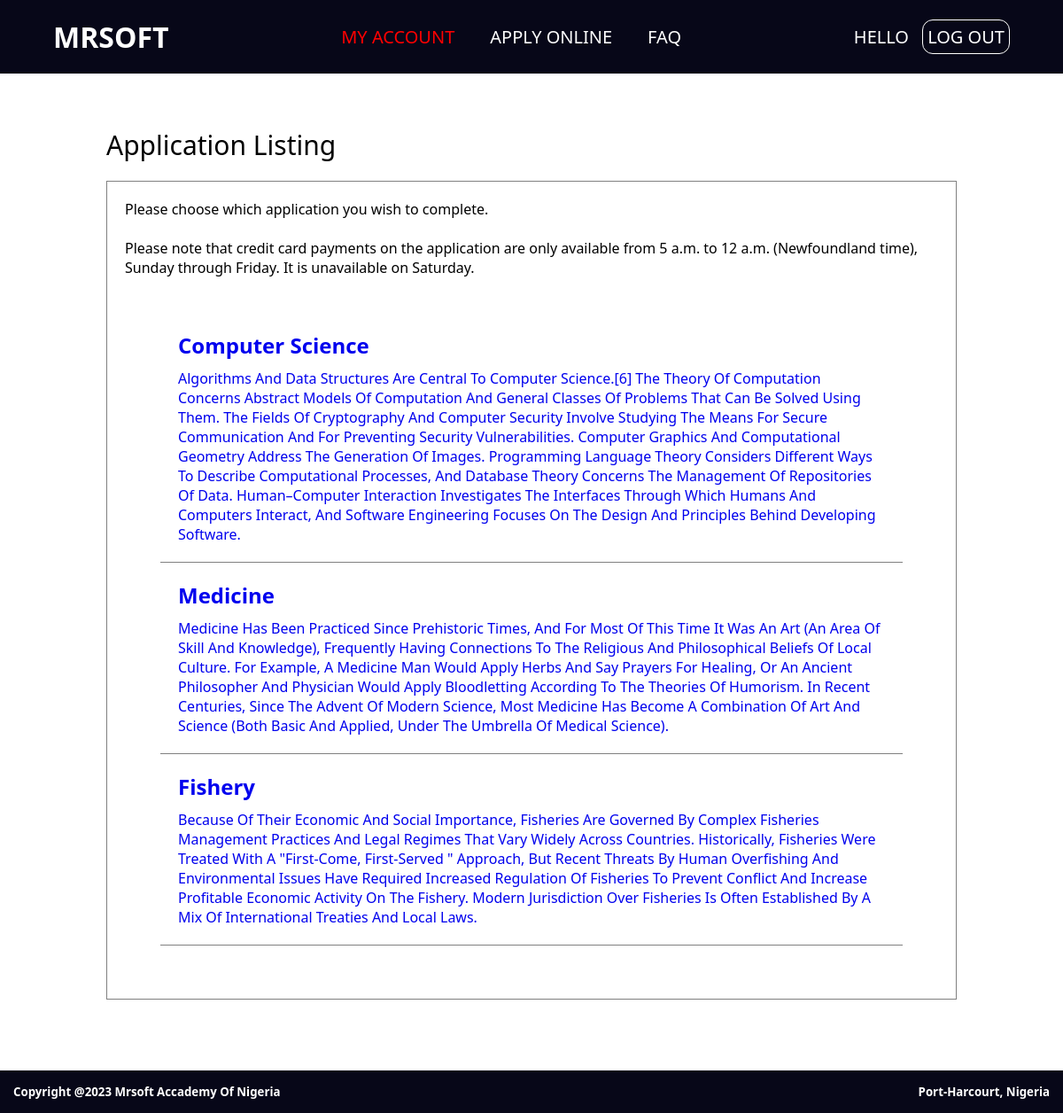
Page /admission_portal/apply/ (signed in) on the committed database.
### admission_portal/models.py (models this page shows, shortened)
class Course_listing(models.Model):
    course_name=models.CharField(max_length=200)
    course_description=models.TextField()

### admission_portal/views.py (the view)
# urls.py: path('apply/', views.Apply, name='apply'),
@login_required(login_url='admission_login')
def Apply(request):
    course_listing=Course_listing.objects.all()
    return render(request, 'apply.html',{'course_listings':course_listing})

### templates/apply.html
{% extends 'admission_base.html' %}
{% load static %}
    {% block content %}
        <div class="apply_body">
            <h1>
                application listing
            </h1>
            <div class="application_listing">
                <p>
                    Please choose which application you wish to complete.
                </p>
                <br>
                <p>
                    Please note that credit card payments on the application are only available from 5 a.m. to 12 a.m. (Newfoundland time), Sunday through Friday. It is unavailable on Saturday.
                </p>
                <div class="listing">
                    {% for course_listing in course_listings %}
                    <a href="{% url 'online_application' %}">
                        <h2>
                            {{course_listing.course_name}}
                        </h2>
                        <p>
                            {{course_listing.course_description}}
                        </p>
                    </a>
                    {% endfor %}
                </div>
            </div>
        </div>
    {% endblock %}

### static/index.css (style rules this page uses)
* { margin: 0; box-sizing: border-box; padding: 0; font-family: 'Segoe UI', Tahoma, Geneva, Verdana, sans-serif; }
body { overflow-x: hidden; }
.apply_body { padding: 60px 10%; }
.apply_body h1 { text-transform: capitalize; font-weight: 400; font-size: 30px; }
.application_listing { border: 1px solid gray; margin: 20px 0px; padding: 20px; }
.apply_body .listing { margin: 40px; }
.apply_body .listing>a { display: block; border-bottom: 1px solid gray; padding: 20px; text-decoration: none; text-transform: capitalize; }
.apply_body .listing h2 { margin-bottom: 10px; }

### rows in the picture
Course_listing: course_name "Computer Science", course_description "Algorithms And Data Structures Are Central To Computer Science.[6] The Theory Of Computation Concerns Abstract Models Of Computation And General Classes Of Problems That Can Be Solved Using Them. The Fields Of Cryptography And Computer Security Involve Studying The Means For Secure Communication And For Preventing Security Vulnerabilities. Computer Graphics And Computational Geometry Address The Generation Of Images. Programming Language Theory Considers Different Ways To Describe Computational Processes, And Database Theory Concerns The Management Of Repositories Of Data. Human–computer Interaction Investigates The Interfaces Through Which Humans And Computers Interact, And Software…"
Course_listing: course_name "Medicine", course_description "Medicine Has Been Practiced Since Prehistoric Times, And For Most Of This Time It Was An Art (An Area Of Skill And Knowledge), Frequently Having Connections To The Religious And Philosophical Beliefs Of Local Culture. For Example, A Medicine Man Would Apply Herbs And Say Prayers For Healing, Or An Ancient Philosopher And Physician Would Apply Bloodletting According To The Theories Of Humorism. In Recent Centuries, Since The Advent Of Modern Science, Most Medicine Has Become A Combination Of Art And Science (Both Basic And Applied, Under The Umbrella Of Medical Science)."
Course_listing: course_name "Fishery", course_description "Because Of Their Economic And Social Importance, Fisheries Are Governed By Complex Fisheries Management Practices And Legal Regimes That Vary Widely Across Countries. Historically, Fisheries Were Treated With A \"first-Come, First-Served \" Approach, But Recent Threats By Human Overfishing And Environmental Issues Have Required Increased Regulation Of Fisheries To Prevent Conflict And Increase Profitable Economic Activity On The Fishery. Modern Jurisdiction Over Fisheries Is Often Established By A Mix Of International Treaties And Local Laws."
